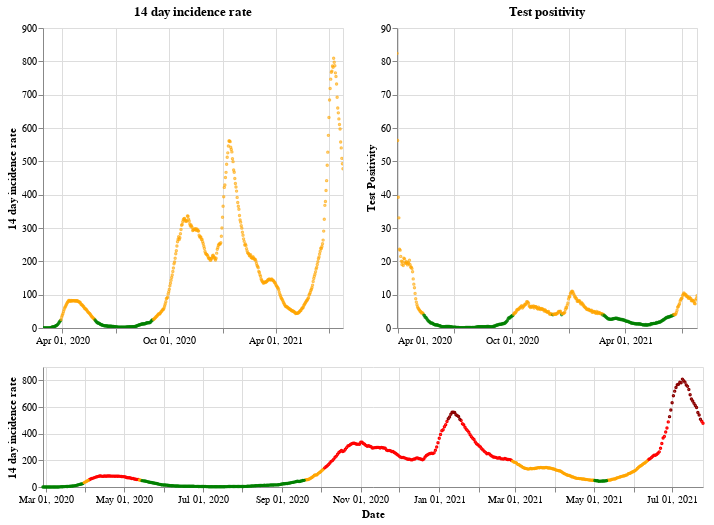

Notebook code for this chart:
### Markdown cell above
## Scotland

### Code cell
plot_traffic_light('Scotland')

### Figure 1 — Vega-Lite specification as saved in the notebook (floating-point values rounded to 4 significant figures; data arrays with more than 128 entries replaced by an {"elided": "..."} marker saying what was removed)
{"config": {"view": {"continuousWidth": 400, "continuousHeight": 300}}, "vconcat": [{"hconcat": [{"mark": {"type": "point", "size": 2}, "encoding": {"color": {"condition": {"value": "green", "test": "(datum.twoWeeklyCasesRate <= 25)"}, "value": "orange"}, "tooltip": [{"type": "nominal", "field": "areaName"}, {"type": "temporal", "field": "date"}, {"type": "quantitative", "field": "twoWeeklyCasesRate"}, {"type": "quantitative", "field": "testPositivity"}], "x": {"type": "temporal", "axis": {"title": ""}, "field": "date", "scale": {"domain": {"selection": "DateBrush"}}, "timeUnit": "yearmonthdate"}, "y": {"type": "quantitative", "axis": {"title": "14 day incidence rate"}, "field": "twoWeeklyCasesRate"}}, "title": "14 day incidence rate", "width": 300}, {"mark": {"type": "point", "size": 2}, "encoding": {"color": {"condition": {"value": "green", "test": "(datum.testPositivity <= 4)"}, "value": "orange"}, "tooltip": [{"type": "nominal", "field": "areaName"}, {"type": "temporal", "field": "date"}, {"type": "quantitative", "field": "twoWeeklyCasesRate"}, {"type": "quantitative", "field": "testPositivity"}], "x": {"type": "temporal", "axis": {"title": ""}, "field": "date", "scale": {"domain": {"selection": "DateBrush"}}, "timeUnit": "yearmonthdate"}, "y": {"type": "quantitative", "axis": {"title": "Test Positivity"}, "field": "testPositivity"}}, "title": "Test positivity", "width": 300}]}, {"layer": [{"mark": {"type": "point", "size": 2}, "encoding": {"color": {"condition": {"value": "orange", "test": "(((datum.testPositivity < 4) && (datum.twoWeeklyCasesRate >= 50)) && (datum.twoWeeklyCasesRate < 200))"}, "value": "red"}, "opacity": {"condition": {"value": 1, "test": "((datum.twoWeeklyCasesRate >= 50) && (datum.twoWeeklyCasesRate < 500))"}, "value": 0}, "tooltip": [{"type": "nominal", "field": "areaName"}, {"type": "temporal", "field": "date"}, {"type": "quantitative", "field": "twoWeeklyCasesRate"}, {"type": "quantitative", "field": "testPositivity"}], "x": {"type": "temporal", "axis": {"title": "Date"}, "field": "date", "timeUnit": "yearmonthdate"}, "y": {"type": "quantitative", "axis": {"title": "14 day incidence rate"}, "field": "twoWeeklyCasesRate"}}, "selection": {"DateBrush": {"type": "interval", "encodings": ["x"], "fields": ["Time"]}}}, {"mark": {"type": "point", "size": 2}, "encoding": {"color": {"value": "darkred"}, "opacity": {"condition": {"value": 1, "test": "(datum.twoWeeklyCasesRate >= 500)"}, "value": 0}, "tooltip": [{"type": "nominal", "field": "areaName"}, {"type": "temporal", "field": "date"}, {"type": "quantitative", "field": "twoWeeklyCasesRate"}, {"type": "quantitative", "field": "testPositivity"}], "x": {"type": "temporal", "axis": {"title": "Date"}, "field": "date", "timeUnit": "yearmonthdate"}, "y": {"type": "quantitative", "axis": {"title": "14 day incidence rate"}, "field": "twoWeeklyCasesRate"}}}, {"mark": {"type": "point", "size": 2}, "encoding": {"color": {"condition": {"value": "green", "test": "((datum.testPositivity < 4) && (datum.twoWeeklyCasesRate < 50))"}, "value": "orange"}, "opacity": {"condition": {"value": 1, "test": "(datum.twoWeeklyCasesRate < 50)"}, "value": 0}, "tooltip": [{"type": "nominal", "field": "areaName"}, {"type": "temporal", "field": "date"}, {"type": "quantitative", "field": "twoWeeklyCasesRate"}, {"type": "quantitative", "field": "testPositivity"}], "x": {"type": "temporal", "axis": {"title": "Date"}, "field": "date", "timeUnit": "yearmonthdate"}, "y": {"type": "quantitative", "axis": {"title": "14 day incidence rate"}, "field": "twoWeeklyCasesRate"}}}], "height": 120, "width": 660}], "data": {"name": "data-a33372d3b625d14b7d156972469d0e69"}, "$schema": "https://vega.github.io/schema/vega-lite/v4.8.1.json", "datasets": {"data-a33372d3b625d14b7d156972469d0e69": {"elided": "514 records"}}}
